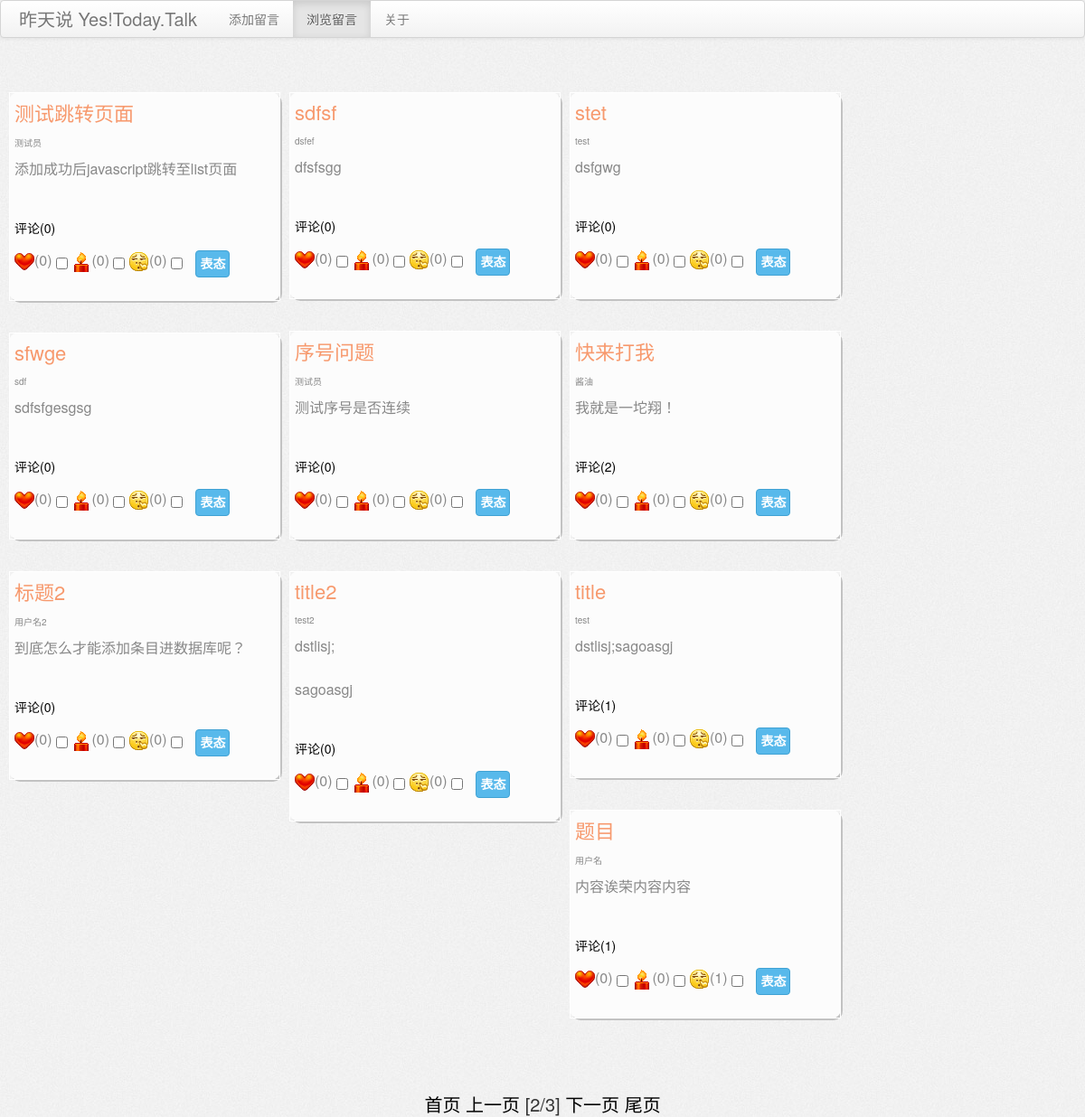
The page /list.php?page=2 on the database its author committed.
### tables this page shows
CREATE TABLE IF NOT EXISTS `message` (
  `id` int(10) NOT NULL AUTO_INCREMENT,
  `user` varchar(25) NOT NULL,
  `title` varchar(50) NOT NULL,
  `content` tinytext NOT NULL,
  `lastdate` datetime NOT NULL,
  `like_num` int(10) unsigned NOT NULL DEFAULT '0',
  `bless_num` int(10) unsigned NOT NULL DEFAULT '0',
  `shit_num` int(10) unsigned NOT NULL DEFAULT '0',
  PRIMARY KEY (`id`)
);

### list.php (the view, shortened to what this page needs)
<?php
    include("conn.php");
    include("head.php");
    $pagesize=10;
    $rs = mysql_query("select count(*) from message",$conn);
    $row = mysql_fetch_array($rs);
    $numrows=$row[0];
    $pages = intval($numrows/$pagesize);
    if ($numrows%$pagesize)
        $pages++;
    if (isset($_GET['page'])){
        $page = intval($_GET['page']);
    }
    else{
    $page = 1;
    }
    $offset = $pagesize*($page - 1);
    $query = mysql_query("select * from message order by id desc limit $offset,$pagesize",$conn);
?>
<div class="navbar">
  <div class="navbar-inner">
    <a class="brand" href="list.php">昨天说 Yes!Today.Talk</a>
    <ul class="nav">
      <li><a href="index.php">添加留言</a></li>
      <li class="active"><a href="list.php">浏览留言</a></li>
      <li><a href="#">关于</a></li>
    </ul>
  </div>
</div>
<div id="bigbox">
<div id="liebiao">
<ul id="flowbox">
<?php
    while ($myrow = mysql_fetch_array($query))
    {
        $post_id = $myrow['id'];
        $comms = mysql_query("SELECT count(*) FROM comments WHERE postid = $post_id", $conn);
        $ncomm = mysql_fetch_array($comms);
        $num_comment = $ncomm[0];
        $attis = mysql_query("SELECT like_num,bless_num,shit_num FROM message WHERE id=$post_id", $conn);
        $natti = mysql_fetch_array($attis);
        $num_like = $natti['like_num'];
        $num_bless = $natti['bless_num'];
        $num_shit = $natti['shit_num'];
?>
<li>
<table class="listpost" border = "0" cellpadding = "5" cellspacing = "1">
<?php
    if ($myrow['title']) {
?>
    <tr class="title">
        <td><?=$myrow['title']?></td>
    </tr>
<?php
} else{
?>
    <tr class="title">
        <td>无题</td>
    </tr>
<?php
}
    if ($myrow['user']) {
?>
    <tr class="author">
        <td><?=$myrow['user']?></td>
    </tr>
<?php
} else{
?>
    <tr class="author">
        <td>匿名人士</td>
    </tr>
<?php
}
?>
    <tr class = "content">
        <td><?=htmtocode($myrow['content'])?></td>
    </tr>
    <tr><td><br></td></tr>
    <tr id = "comm">
        <td><a href="post.php?postid=<?=$post_id?>">评论(<?=$num_comment?>)</a></td>
    </tr>
    <tr id="atti">
        <td>
            <form action="submitattitude.php" method="post" name="myattitude" id="myattitude">
                <lable for="like"><img src="images/hearta_thumb.gif">(<?=$num_like?>)</label>
                <input type="checkbox" name="like">
                <lable for="bless"><img src="images/lazu_thumb.gif">(<?=$num_bless?>)</label>
                <input type="checkbox" name="bless">
                <lable for="shit"><img src="images/kbsa_thumb.gif">(<?=$num_shit?>)</label>
                <input type="checkbox" name="shit">
                <input type="submit" id="submit" name="attitude" value="表态"/>
            </form>
        </td>
    </tr>
</table>
</li>
<?php
    }
    $first = 1;
    $prev = $page-1;
    $next = $page+1;
    $last = $pages;
?>
</ul>
</div>
<div id="bm">
<?php
    if ($page > 1){
        echo "<a href='list.php?page=".$first."'>首页</a> ";
        echo "<a href='list.php?page=".$prev."'>上一页</a> ";
    }
    echo "[".$page."/"."$pages"."] ";
    if ($page < $pages){
        echo "<a href='list.php?page=".$next."'>下一页</a> ";
        echo "<a href='list.php?page=".$last."'>尾页</a>";
    }
?>
</div>
</div>
</body>

### conn.php (shortened to what this page needs)
<?php
function htmtocode($content) {
  $content = str_replace("\n", "<br>", str_replace(" ", "&nbsp;", $content));
	return $content;
}
?>

### images/css.css (style rules this page uses)
#liebiao ul { list-style-type: none; }
#liebiao li { position:absolute; width:300; }
table { table-layout: fixed; width=100%; }
.listpost .title { font-size:22px; padding-bottom:10px; color:#f7996d; }
.listpost .author { font-size:10px; }
.listpost .content { font-size:16px; line-height:1.5; overflow-x:hidden; word-break: break-all ; word-wrap: break-word; }
.listpost #comm { font-size: 14px; }
.listpost { padding:12px; width:300px; position:relative; background-color:#fcfcfc; border:1px solid white; color:#888; margin-bottom:25px; -moz-border-radius:10px; -webkit-border-radius:10px; border-radius:10px; -moz-box-shadow:2px 2px 0 #c2c2c2; -webkit-box-shadow:2px 2px 0 #c2c2c2; box-shadow:2px 2px 0 #c2c2c2; }
a:link { text-decoration: none; color: #000000; }
body { font-size: 10pt; line-height: 13pt; background:url('images/bg.jpg') #f2f2f2; }
form { margin: 0px; padding: 0px; }
#submit { background-color:#58B9EB; border:1px solid #40A2D4; color:#FFFFFF; cursor:pointer; font-family:'Myriad Pro',Arial,Helvetica,sans-serif; font-size:14px; font-weight:bold; padding:4px; margin-top:5px; margin-left: 10px; -moz-border-radius:4px; -webkit-border-radius:4px; border-radius:4px; }
#addCommentContainer input, #addCommentContainer textarea, { display:block; border:1px solid #ccc; margin:10px 10px 10px 10px; padding:3px; font-size:18px; color:#555; font-family:Arial, Helvetica, sans-serif; }
#bigbox { position:absolute; }
#liebiao { position:absolute; }
#bm { position:relative; top:0; left:45%; font-size: 20px; }

### rows shown on the page
message: title "测试跳转页面", user "测试员", content "添加成功后javascript跳转至list页面", num_comment "0", like_num "0", bless_num "0", shit_num "0"
message: title "sdfsf", user "dsfef", content "dfsfsgg", num_comment "0", like_num "0", bless_num "0", shit_num "0"
message: title "stet", user "test", content "dsfgwg", num_comment "0", like_num "0", bless_num "0", shit_num "0"
message: title "序号问题", user "测试员", content "测试序号是否连续", num_comment "0", like_num "0", bless_num "0", shit_num "0"
message: title "快来打我", user "酱油", content "我就是一坨翔！", num_comment "2", like_num "0", bless_num "0", shit_num "0"
message: title "sfwge", user "sdf", content "sdfsfgesgsg", num_comment "0", like_num "0", bless_num "0", shit_num "0"
message: title "标题2", user "用户名2", content "到底怎么才能添加条目进数据库呢？", num_comment "0", like_num "0", bless_num "0", shit_num "0"
message: title "title2", user "test2", content "dstlisj; sagoasgj", num_comment "0", like_num "0", bless_num "0", shit_num "0"
message: title "title", user "test", content "dstlisj;sagoasgj", num_comment "1", like_num "0", bless_num "0", shit_num "0"
message: title "题目", user "用户名", content "内容诶荣内容内容", num_comment "1", like_num "0", bless_num "0", shit_num "1"

### other values the page prints
$page "2"
$pages "3"
